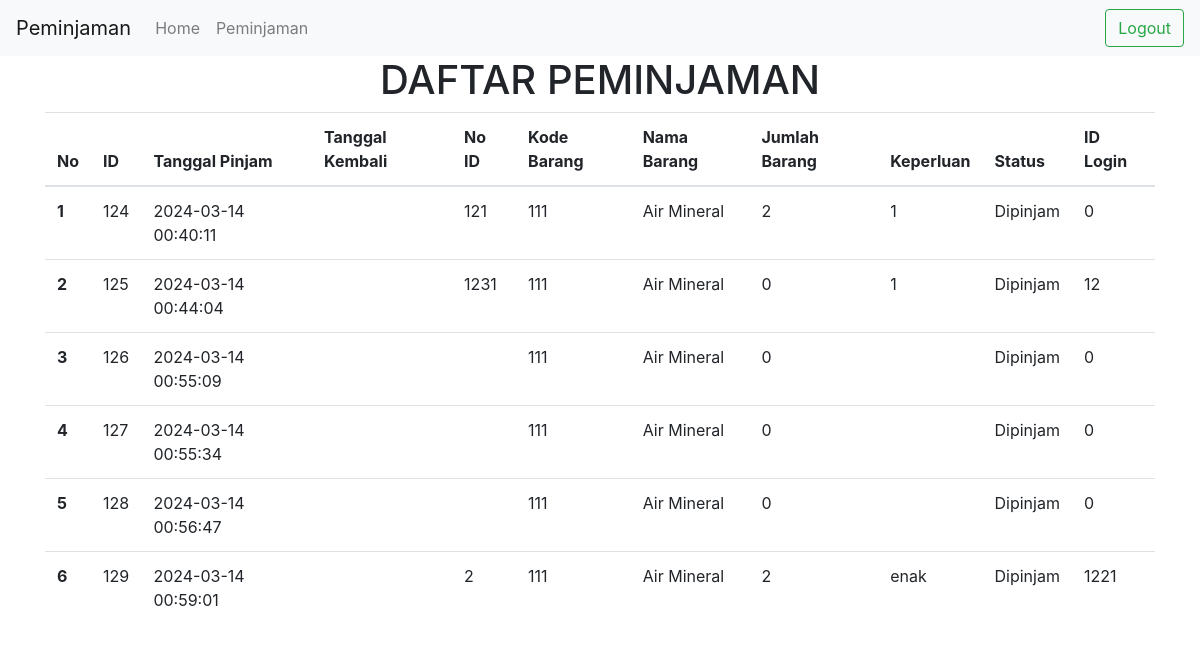
The app's page /peminjamanuser.php (signed in) with its own data.
### tables this page shows
CREATE TABLE `peminjaman` (
  `id` int(11) NOT NULL,
  `tgl_pinjam` datetime NOT NULL DEFAULT current_timestamp(),
  `tgl_kembali` datetime DEFAULT NULL,
  `no_identitas` varchar(16) NOT NULL,
  `kode_barang` varchar(30) NOT NULL,
  `jumlah` int(11) NOT NULL,
  `keperluan` varchar(30) NOT NULL,
  `status` varchar(30) NOT NULL,
  `id_login` int(11) NOT NULL
);

CREATE TABLE `barang` (
  `id` int(11) NOT NULL,
  `kode_brg` varchar(25) NOT NULL,
  `nama_brg` varchar(30) NOT NULL,
  `kategori` varchar(25) NOT NULL,
  `merk` varchar(25) NOT NULL,
  `jumlah` int(11) NOT NULL
);

### database.php (called while the page is built, shortened)
<?php
$host = "localhost";
$user = "root";
$pass = "";
$dbname = "sts";
$koneksi = mysqli_connect($host, $user, $pass, $dbname) or die("Gagal terhubung dengan database " . mysqli_error($koneksi));
function tampildata($tablename)
{
    global $koneksi;
    $hasil = mysqli_query($koneksi, "SELECT peminjaman.id, peminjaman.tgl_pinjam, peminjaman.tgl_kembali, peminjaman.no_identitas, barang.kode_brg, barang.nama_brg, peminjaman.jumlah, peminjaman.keperluan, peminjaman.status, peminjaman.id_login FROM peminjaman INNER JOIN barang on peminjaman.kode_barang = barang.kode_brg ORDER BY id ASC");
    $rows = [];
    while ($row = mysqli_fetch_assoc($hasil)) {
        $rows[] = $row;
    }
    return $rows;
}
?>

### peminjamanuser.php (the view, shortened to what this page needs)
<?php
require_once('database.php');
$data = tampildata('peminjaman');
$nomor = 0;
?>
<!doctype html>
<html lang="en">
<head>
  <link rel="stylesheet" href="https://cdn.jsdelivr.net/npm/bootstrap@4.6.2/dist/css/bootstrap.min.css"
>
</head>
<body>
  <?php
  if ($_SESSION['status'] <> "login") {
    header("location:login.php?msg=belum_login");
  } else {
    require('navbaruser.php');
  }
  ?>
  <div class="container">
    <center>
      <h1>DAFTAR PEMINJAMAN</h1>
    </center>
    <table class="table">
      <thead>
        <tr>
          <th scope="col">No</th>
          <th scope="col">ID</th>
          <th scope="col">Tanggal Pinjam</th>
          <th scope="col">Tanggal Kembali</th>
          <th scope="col">No ID</th>
          <th scope="col">Kode Barang</th>
          <th scope="col">Nama Barang</th>
          <th scope="col">Jumlah Barang</th>
          <th scope="col">Keperluan</th>
          <th scope="col">Status</th>
          <th scope="col">ID Login</th>
        </tr>
      </thead>
      <tbody>
        <?php foreach ($data as $item): ?>
          <?php $nomor++; ?>
          <tr>
            <th scope="row">
              <?php echo $nomor; ?>
            </th>
            <td>
              <?php echo $item['id']; ?>
            </td>
            <td>
              <?php echo $item['tgl_pinjam']; ?>
            </td>
            <td>
            </td>
            <td>
              <?php echo $item['no_identitas']; ?>
            </td>
            <td>
              <?php echo $item['kode_brg']; ?>
            </td>
            <td>
              <?php echo $item['nama_brg']; ?>
            </td>
            <td>
              <?php echo $item['jumlah']; ?>
            </td>
            <td>
              <?php echo $item['keperluan']; ?>
            </td>
            <td>
              <?php echo $item['status']; ?>
            </td>
            <td>
              <?php echo $item['id_login']; ?>
        </td>
          </tr>
        <?php endforeach ?>
      </tbody>
    </table>
  </div>
</body>
</html>

### records on screen
peminjaman: id "124", tgl_pinjam "2024-03-14 00:40:11", no_identitas "121", barang.kode_brg "111", barang.nama_brg "Air Mineral", jumlah "2", keperluan "1", status "Dipinjam", id_login "0"
peminjaman: id "125", tgl_pinjam "2024-03-14 00:44:04", no_identitas "1231", barang.kode_brg "111", barang.nama_brg "Air Mineral", jumlah "0", keperluan "1", status "Dipinjam", id_login "12"
peminjaman: id "126", tgl_pinjam "2024-03-14 00:55:09", barang.kode_brg "111", barang.nama_brg "Air Mineral", jumlah "0", status "Dipinjam", id_login "0"
peminjaman: id "127", tgl_pinjam "2024-03-14 00:55:34", barang.kode_brg "111", barang.nama_brg "Air Mineral", jumlah "0", status "Dipinjam", id_login "0"
peminjaman: id "128", tgl_pinjam "2024-03-14 00:56:47", barang.kode_brg "111", barang.nama_brg "Air Mineral", jumlah "0", status "Dipinjam", id_login "0"
peminjaman: id "129", tgl_pinjam "2024-03-14 00:59:01", no_identitas "2", barang.kode_brg "111", barang.nama_brg "Air Mineral", jumlah "2", keperluan "enak", status "Dipinjam", id_login "1221"
